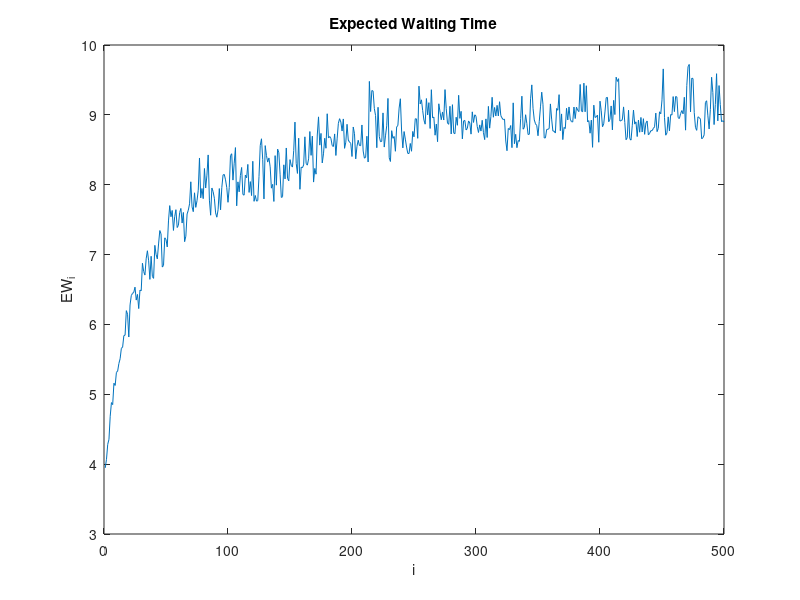

MATLAB code for this plot:
% This program simulates a single server queue with Poisson
% arrivals and exponential service times, up to the time when
% the Nth customer departs

clear all;
clc; clf;
tic;
N = 500; % Length of simulation

lambda = 1; % Arrival rate
mu = 10/9; % Service rate

NSim = 2000; % Number of simulation runs

W = zeros(N,1); % Initialize waiting times vector

for k = 1:NSim
    
    % Initialize simulation
    
    t = 0;
    NA = 0;
    ND = 0;
    n0 = 10;  % Initial number of customers
    n = n0;
    if n > 0
        tD = -log(rand)/mu;
    else
        tD = Inf;
    end
    tA = -log(rand)/lambda;
    Output = []; % Output data (i A(i) D(i))
    
    % Main algorithm
    
    while ND < N + n0
        
        if tA <= tD
            t = tA;
            NA = NA + 1;
            n = n+1;
            tA = t - log(rand)/lambda;
            if n == 1
                Y = -log(rand)/mu;
                tD = t + Y;
            end
            Output = [Output; NA t 0];
            
        else
            t = tD;
            ND = ND + 1;
            n = n-1;
            if n == 0
                tD = Inf;
            else
                Y = -log(rand)/mu;
                tD = t + Y;
            end
            Output(ND,3) = t;
        end
    end
    
    % Compute the waiting times
    
    w = Output(n0+1:n0+N,3) - Output(n0+1:n0+N,2);
    W = W + w;
    
end

EW = W/NSim;

totTime = toc

figure
plot((1:1:N),EW)
title(('Expected Waiting Time'))
xlabel('i')
ylabel('EW_i')


